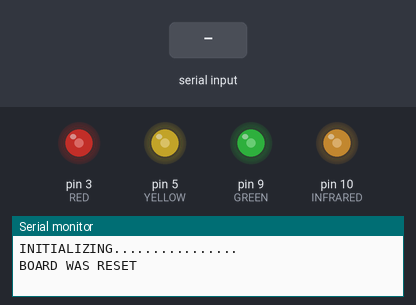
Bench run of a sketch on a simulated Arduino Uno, built with avr-gcc and run on an emulated ATmega328P. Parts: output pins drawn as LEDs (lit = HIGH), the last lines printed to the serial monitor. Inputs (shaded band) come from the test bench.

Above: at 1.3 s.
1.4 s: "b\n" received over Serial
4.9 s: byte 49 ('1') received over Serial
10.7 s: byte 82 ('R') received over Serial
At 11.9 s:
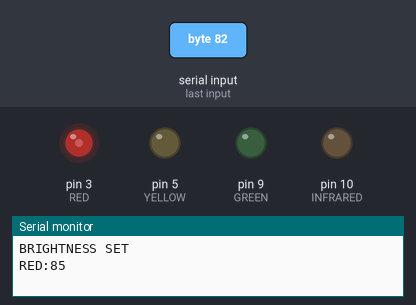
12.2 s: byte 89 ('Y') received over Serial
At 13.0 s:
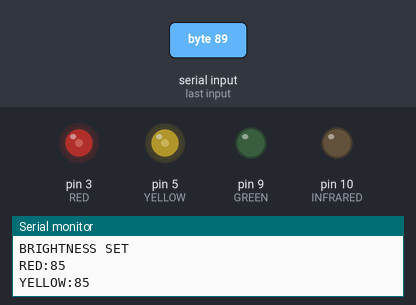
13.7 s: byte 71 ('G') received over Serial
At 14.2 s:
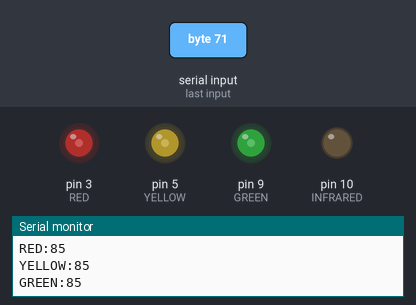
15.2 s: byte 114 ('r') received over Serial
At 16.5 s:
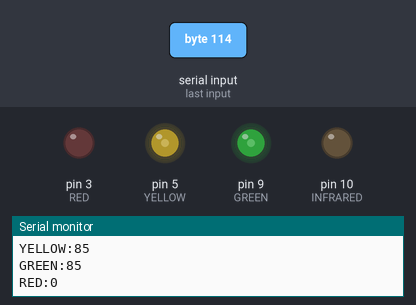
Timing chart, 0 to 17.7 s (numbered marks = the images above; inputs shaded):
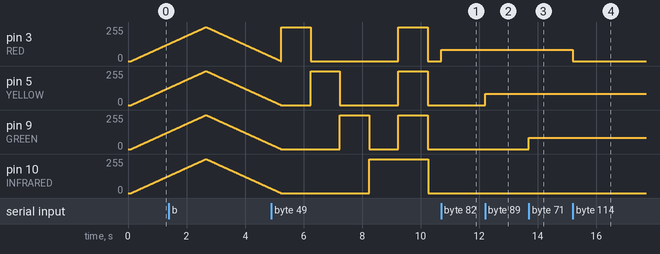

Measured:
- after the input at 10.7 s, pin 3 (RED): 0/255 → 85/255 at once
- after the input at 12.2 s, pin 5 (YELLOW): 0/255 → 85/255 at once
- after the input at 13.7 s, pin 9 (GREEN): 0/255 → 85/255 at once
- after the input at 15.2 s, pin 3 (RED): 85/255 → 0/255 at once
- by itself, pin 3 (RED): ramps from 255/255 to 0/255 and jumps back, once every 4.0 s
- by itself, pin 5 (YELLOW): ramps from 255/255 to 0/255 and jumps back, once every 3.0 s
- by itself, pin 9 (GREEN): ramps from 255/255 to 0/255 and jumps back, once every 2.0 s

The sketch:

pythonlights.ino
```cpp
//DEFINE PINS
int RED      = 3;
int YELLOW   = 5;
int GREEN    = 9;
int INFRARED = 10;


//SETUP PINS and UART
void setup()

{
  //Begin Serial Communication
  Serial.begin(9600);


  //Set the pins on board to output
  pinMode(RED, OUTPUT);
  pinMode(YELLOW, OUTPUT);
  pinMode(GREEN, OUTPUT);
  pinMode(INFRARED, OUTPUT);
  delay(100);
}

//INIT LIGHTS TO BE OFF
int SW_RED          = 0;
int SW_YELLOW       = 0;
int SW_GREEN        = 0;
int SW_INFRARED     = 0;
int CONTROL         = 0;
int BRIGHTNESS      = 255;
int RESET           = 1;

void loop()
{

//Lets do a fun startup routine

if(RESET == 1)
{
  Serial.println("INITIALIZING................");
  Serial.print("\n");
  Serial.print("\r");
  Serial.println("BOARD WAS RESET");
  Serial.print("\n");
  Serial.print("\r");
	for(int x=0; x<=255; x++)
	{
		analogWrite(RED,x);
		analogWrite(GREEN,x);
		analogWrite(YELLOW,x);
		analogWrite(INFRARED,x);
                delay(10);
	}


        for(int x=255; x>=0; x--)
	{
		analogWrite(RED,x);
		analogWrite(GREEN,x);
		analogWrite(YELLOW,x);
		analogWrite(INFRARED,x);
                delay(10);
	}

                analogWrite(RED,255);
                delay(1000);
                analogWrite(RED,0);
		analogWrite(YELLOW,255);
                delay(1000);
                analogWrite(YELLOW,0);
		analogWrite(GREEN,255);
                delay(1000);
                analogWrite(GREEN,0);
		analogWrite(INFRARED,255);
                delay(1000);
                analogWrite(INFRARED,0);

                 analogWrite(RED,255);
                 analogWrite(YELLOW,255);
                 analogWrite(GREEN,255);
                 analogWrite(INFRARED,255);
                 delay(1000);

                analogWrite(RED,0);
                analogWrite(YELLOW,0);
                analogWrite(GREEN,0);
                analogWrite(INFRARED,255);

          RESET = 0 ;

         Serial.println("BOARD READY");
         Serial.print("\n");
         Serial.print("\r");
         Serial.println("HELLO PY-CU");
         Serial.print("\n");
         Serial.print("\r");

}

//START SEQUENCE IS DONE TIME TO START READING FROM SERIAL
if(Serial.available() > 0)
{
  CONTROL = Serial.read();


  switch(CONTROL)
  {

      case 'b':
         Serial.println("TO SET BRIGHTNESS PLEASE ENTER A VALUE BETWEEN 1-3");
         Serial.print("\n");
         Serial.print("\r");
        break;

       case '1':
        BRIGHTNESS = 85;
        Serial.println("BRIGHTNESS SET");
        Serial.print("\n");
        Serial.print("\r");
        break;

        case '2':
        BRIGHTNESS = 170;
        Serial.println("BRIGHTNESS SET");
        Serial.print("\n");
        Serial.print("\r");
        break;

        case '3':
        BRIGHTNESS = 255;
        Serial.println("BRIGHTNESS SET");
        Serial.print("\n");
        Serial.print("\r");
        break;


    case 'R':
    SW_RED = BRIGHTNESS;
    Serial.print("RED:");
    Serial.println(SW_RED, DEC);
    break;


    case 'r':
    SW_RED = 0;
    Serial.print("RED:");
    Serial.println(SW_RED, DEC);
    break;

    case 'Y':
    SW_YELLOW = BRIGHTNESS;
    Serial.print("YELLOW:");
    Serial.println(SW_YELLOW, DEC);
    break;


    case 'y':
    SW_YELLOW = 0;
    Serial.print("YELLOW:");
    Serial.println(SW_YELLOW, DEC);
    break;

    case 'G':
    SW_GREEN = BRIGHTNESS;
    Serial.print("GREEN:");
    Serial.println(SW_GREEN, DEC);
    break;


    case 'g':
    SW_GREEN = 0;
    Serial.print("GREEN:");
    Serial.println(SW_GREEN, DEC);
    break;

     case 'I':
    SW_INFRARED = BRIGHTNESS;
    Serial.print("INFRARED:");
    Serial.println(SW_INFRARED, DEC);
    break;


    case 'i':
    SW_INFRARED = 0;
    Serial.print("INFRARED:");
    Serial.println(SW_INFRARED, DEC);
    break;
  }


//WRITE OUT THE PIN VALUES


	   analogWrite(RED, SW_RED);
	   analogWrite(YELLOW, SW_YELLOW);
	   analogWrite(GREEN, SW_GREEN);
	   analogWrite(INFRARED, SW_INFRARED);

}


// say what you got:
	//Serial.println(control, BYTE);


}
```
